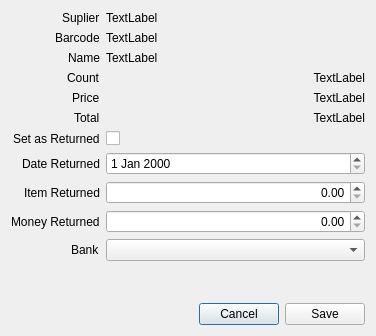
<?xml version="1.0" encoding="UTF-8"?>
<ui version="4.0">
 <class>ReturnResolutionDialog</class>
 <widget class="QDialog" name="ReturnResolutionDialog">
  <property name="geometry">
   <rect>
    <x>0</x>
    <y>0</y>
    <width>376</width>
    <height>336</height>
   </rect>
  </property>
  <property name="windowTitle">
   <string>Return resolution</string>
  </property>
  <layout class="QVBoxLayout" name="verticalLayout">
   <item>
    <layout class="QFormLayout" name="formLayout">
     <property name="labelAlignment">
      <set>Qt::AlignRight|Qt::AlignTrailing|Qt::AlignVCenter</set>
     </property>
     <item row="0" column="0">
      <widget class="QLabel" name="label">
       <property name="text">
        <string>Suplier</string>
       </property>
      </widget>
     </item>
     <item row="1" column="0">
      <widget class="QLabel" name="label_2">
       <property name="text">
        <string>Barcode</string>
       </property>
      </widget>
     </item>
     <item row="2" column="0">
      <widget class="QLabel" name="label_3">
       <property name="text">
        <string>Name</string>
       </property>
      </widget>
     </item>
     <item row="3" column="0">
      <widget class="QLabel" name="label_4">
       <property name="text">
        <string>Count</string>
       </property>
      </widget>
     </item>
     <item row="4" column="0">
      <widget class="QLabel" name="label_5">
       <property name="text">
        <string>Price</string>
       </property>
      </widget>
     </item>
     <item row="5" column="0">
      <widget class="QLabel" name="label_6">
       <property name="text">
        <string>Total</string>
       </property>
      </widget>
     </item>
     <item row="0" column="1">
      <widget class="QLabel" name="labelSuplier">
       <property name="text">
        <string>TextLabel</string>
       </property>
      </widget>
     </item>
     <item row="1" column="1">
      <widget class="QLabel" name="labelBarcode">
       <property name="text">
        <string>TextLabel</string>
       </property>
      </widget>
     </item>
     <item row="2" column="1">
      <widget class="QLabel" name="labelName">
       <property name="text">
        <string>TextLabel</string>
       </property>
      </widget>
     </item>
     <item row="3" column="1">
      <widget class="QLabel" name="labelCount">
       <property name="text">
        <string>TextLabel</string>
       </property>
       <property name="alignment">
        <set>Qt::AlignRight|Qt::AlignTrailing|Qt::AlignVCenter</set>
       </property>
      </widget>
     </item>
     <item row="4" column="1">
      <widget class="QLabel" name="labelPrice">
       <property name="text">
        <string>TextLabel</string>
       </property>
       <property name="alignment">
        <set>Qt::AlignRight|Qt::AlignTrailing|Qt::AlignVCenter</set>
       </property>
      </widget>
     </item>
     <item row="5" column="1">
      <widget class="QLabel" name="labelTotal">
       <property name="text">
        <string>TextLabel</string>
       </property>
       <property name="alignment">
        <set>Qt::AlignRight|Qt::AlignTrailing|Qt::AlignVCenter</set>
       </property>
      </widget>
     </item>
     <item row="8" column="0">
      <widget class="QLabel" name="label_13">
       <property name="text">
        <string>Item Returned</string>
       </property>
      </widget>
     </item>
     <item row="9" column="0">
      <widget class="QLabel" name="label_14">
       <property name="text">
        <string>Money Returned</string>
       </property>
      </widget>
     </item>
     <item row="6" column="0">
      <widget class="QLabel" name="label_15">
       <property name="text">
        <string>Set as Returned</string>
       </property>
      </widget>
     </item>
     <item row="7" column="0">
      <widget class="QLabel" name="label_16">
       <property name="text">
        <string>Date Returned</string>
       </property>
      </widget>
     </item>
     <item row="7" column="1">
      <widget class="QDateEdit" name="dateReturned"/>
     </item>
     <item row="6" column="1">
      <widget class="QCheckBox" name="checkReturned">
       <property name="text">
        <string/>
       </property>
      </widget>
     </item>
     <item row="8" column="1">
      <widget class="QDoubleSpinBox" name="doubleItem">
       <property name="alignment">
        <set>Qt::AlignRight|Qt::AlignTrailing|Qt::AlignVCenter</set>
       </property>
       <property name="maximum">
        <double>1000000000.000000000000000</double>
       </property>
      </widget>
     </item>
     <item row="9" column="1">
      <widget class="QDoubleSpinBox" name="doubleMoney">
       <property name="alignment">
        <set>Qt::AlignRight|Qt::AlignTrailing|Qt::AlignVCenter</set>
       </property>
       <property name="maximum">
        <double>1000000000.000000000000000</double>
       </property>
      </widget>
     </item>
     <item row="10" column="0">
      <widget class="QLabel" name="label_7">
       <property name="text">
        <string>Bank</string>
       </property>
      </widget>
     </item>
     <item row="10" column="1">
      <widget class="QComboBox" name="comboBank"/>
     </item>
    </layout>
   </item>
   <item>
    <spacer name="verticalSpacer">
     <property name="orientation">
      <enum>Qt::Vertical</enum>
     </property>
     <property name="sizeHint" stdset="0">
      <size>
       <width>20</width>
       <height>40</height>
      </size>
     </property>
    </spacer>
   </item>
   <item>
    <layout class="QHBoxLayout" name="horizontalLayout">
     <item>
      <spacer name="horizontalSpacer">
       <property name="orientation">
        <enum>Qt::Horizontal</enum>
       </property>
       <property name="sizeHint" stdset="0">
        <size>
         <width>40</width>
         <height>20</height>
        </size>
       </property>
      </spacer>
     </item>
     <item>
      <widget class="QPushButton" name="pushCancel">
       <property name="text">
        <string>Cancel</string>
       </property>
      </widget>
     </item>
     <item>
      <widget class="QPushButton" name="pushSave">
       <property name="text">
        <string>Save</string>
       </property>
      </widget>
     </item>
    </layout>
   </item>
  </layout>
 </widget>
 <tabstops>
  <tabstop>checkReturned</tabstop>
  <tabstop>dateReturned</tabstop>
  <tabstop>doubleItem</tabstop>
  <tabstop>doubleMoney</tabstop>
  <tabstop>pushSave</tabstop>
  <tabstop>pushCancel</tabstop>
 </tabstops>
 <resources/>
 <connections>
  <connection>
   <sender>pushCancel</sender>
   <signal>clicked()</signal>
   <receiver>ReturnResolutionDialog</receiver>
   <slot>close()</slot>
   <hints>
    <hint type="sourcelabel">
     <x>239</x>
     <y>313</y>
    </hint>
    <hint type="destinationlabel">
     <x>187</x>
     <y>167</y>
    </hint>
   </hints>
  </connection>
 </connections>
</ui>
